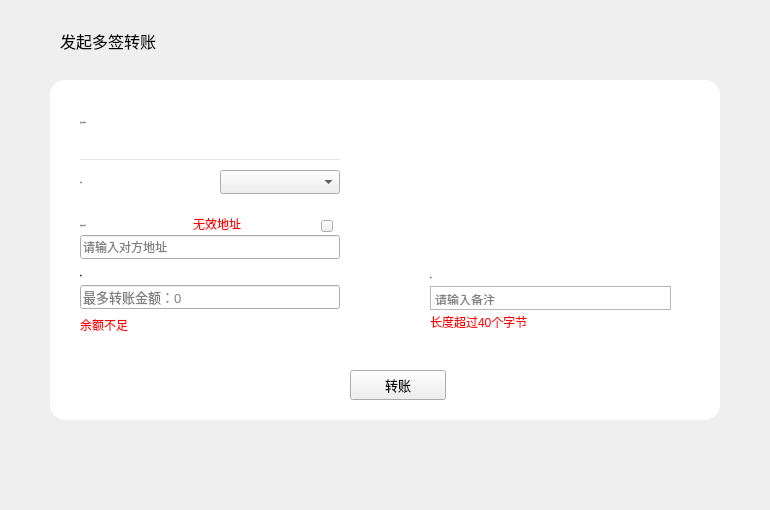
<?xml version="1.0" encoding="UTF-8"?>
<ui version="4.0">
 <class>MultiSigTransferWidget</class>
 <widget class="QWidget" name="MultiSigTransferWidget">
  <property name="geometry">
   <rect>
    <x>0</x>
    <y>0</y>
    <width>770</width>
    <height>510</height>
   </rect>
  </property>
  <property name="windowTitle">
   <string>Form</string>
  </property>
  <widget class="QLabel" name="title_label">
   <property name="geometry">
    <rect>
     <x>60</x>
     <y>28</y>
     <width>200</width>
     <height>26</height>
    </rect>
   </property>
   <property name="font">
    <font>
     <family>微软雅黑</family>
     <pointsize>12</pointsize>
     <weight>50</weight>
     <italic>false</italic>
     <bold>false</bold>
    </font>
   </property>
   <property name="styleSheet">
    <string notr="true"/>
   </property>
   <property name="text">
    <string>发起多签转账</string>
   </property>
  </widget>
  <widget class="QWidget" name="widget" native="true">
   <property name="geometry">
    <rect>
     <x>50</x>
     <y>80</y>
     <width>670</width>
     <height>340</height>
    </rect>
   </property>
   <property name="styleSheet">
    <string notr="true">QLabel{font: 11px &quot;微软雅黑&quot;;color:rgb(52,37,90);}
#widget{background-color: rgb(255, 255, 255);border-radius:15px;}
</string>
   </property>
   <widget class="QLabel" name="changeAccountLabel">
    <property name="geometry">
     <rect>
      <x>30</x>
      <y>30</y>
      <width>120</width>
      <height>24</height>
     </rect>
    </property>
    <property name="font">
     <font>
      <family>微软雅黑</family>
      <pointsize>-1</pointsize>
      <weight>50</weight>
      <italic>false</italic>
      <bold>false</bold>
     </font>
    </property>
    <property name="text">
     <string>发起多签地址</string>
    </property>
    <property name="alignment">
     <set>Qt::AlignLeading|Qt::AlignLeft|Qt::AlignVCenter</set>
    </property>
   </widget>
   <widget class="QLabel" name="sendtoLabel">
    <property name="geometry">
     <rect>
      <x>30</x>
      <y>130</y>
      <width>100</width>
      <height>30</height>
     </rect>
    </property>
    <property name="font">
     <font>
      <family>微软雅黑</family>
      <pointsize>-1</pointsize>
      <weight>50</weight>
      <italic>false</italic>
      <bold>false</bold>
     </font>
    </property>
    <property name="text">
     <string>目标账户地址</string>
    </property>
    <property name="alignment">
     <set>Qt::AlignLeading|Qt::AlignLeft|Qt::AlignVCenter</set>
    </property>
   </widget>
   <widget class="QStackedWidget" name="stackedWidget">
    <property name="geometry">
     <rect>
      <x>380</x>
      <y>40</y>
      <width>240</width>
      <height>121</height>
     </rect>
    </property>
   </widget>
   <widget class="QLabel" name="amountLabel">
    <property name="geometry">
     <rect>
      <x>30</x>
      <y>185</y>
      <width>80</width>
      <height>21</height>
     </rect>
    </property>
    <property name="font">
     <font>
      <family>微软雅黑</family>
      <pointsize>-1</pointsize>
      <weight>50</weight>
      <italic>false</italic>
      <bold>false</bold>
     </font>
    </property>
    <property name="text">
     <string>数量</string>
    </property>
    <property name="alignment">
     <set>Qt::AlignLeading|Qt::AlignLeft|Qt::AlignVCenter</set>
    </property>
   </widget>
   <widget class="QLineEdit" name="amountLineEdit">
    <property name="geometry">
     <rect>
      <x>30</x>
      <y>205</y>
      <width>260</width>
      <height>24</height>
     </rect>
    </property>
    <property name="font">
     <font>
      <pointsize>10</pointsize>
     </font>
    </property>
    <property name="contextMenuPolicy">
     <enum>Qt::DefaultContextMenu</enum>
    </property>
    <property name="styleSheet">
     <string notr="true"/>
    </property>
    <property name="text">
     <string/>
    </property>
    <property name="maxLength">
     <number>20</number>
    </property>
    <property name="placeholderText">
     <string>最多转账金额：0</string>
    </property>
   </widget>
   <widget class="QComboBox" name="assetComboBox">
    <property name="geometry">
     <rect>
      <x>170</x>
      <y>90</y>
      <width>120</width>
      <height>24</height>
     </rect>
    </property>
    <property name="font">
     <font>
      <family>微软雅黑</family>
      <weight>50</weight>
      <bold>false</bold>
     </font>
    </property>
    <property name="focusPolicy">
     <enum>Qt::NoFocus</enum>
    </property>
    <property name="styleSheet">
     <string notr="true"/>
    </property>
   </widget>
   <widget class="QTextEdit" name="memoTextEdit">
    <property name="geometry">
     <rect>
      <x>380</x>
      <y>206</y>
      <width>241</width>
      <height>24</height>
     </rect>
    </property>
    <property name="styleSheet">
     <string notr="true"/>
    </property>
    <property name="html">
     <string>&lt;!DOCTYPE HTML PUBLIC &quot;-//W3C//DTD HTML 4.0//EN&quot; &quot;http://www.w3.org/TR/REC-html40/strict.dtd&quot;&gt;
&lt;html&gt;&lt;head&gt;&lt;meta name=&quot;qrichtext&quot; content=&quot;1&quot; /&gt;&lt;style type=&quot;text/css&quot;&gt;
p, li { white-space: pre-wrap; }
&lt;/style&gt;&lt;/head&gt;&lt;body style=&quot; font-family:'SimSun'; font-size:12px; font-weight:400; font-style:normal;&quot;&gt;
&lt;p style=&quot;-qt-paragraph-type:empty; margin-top:0px; margin-bottom:0px; margin-left:0px; margin-right:0px; -qt-block-indent:0; text-indent:0px; font-family:'微软雅黑';&quot;&gt;&lt;br /&gt;&lt;/p&gt;&lt;/body&gt;&lt;/html&gt;</string>
    </property>
    <property name="placeholderText">
     <string>请输入备注</string>
    </property>
   </widget>
   <widget class="QLabel" name="tipLabel4">
    <property name="geometry">
     <rect>
      <x>143</x>
      <y>133</y>
      <width>120</width>
      <height>21</height>
     </rect>
    </property>
    <property name="styleSheet">
     <string notr="true">color: rgb(255, 0, 0);</string>
    </property>
    <property name="text">
     <string>无效地址</string>
    </property>
   </widget>
   <widget class="QToolButton" name="sendBtn">
    <property name="geometry">
     <rect>
      <x>300</x>
      <y>290</y>
      <width>96</width>
      <height>30</height>
     </rect>
    </property>
    <property name="font">
     <font>
      <family>微软雅黑</family>
      <pointsize>10</pointsize>
     </font>
    </property>
    <property name="cursor">
     <cursorShape>PointingHandCursor</cursorShape>
    </property>
    <property name="focusPolicy">
     <enum>Qt::NoFocus</enum>
    </property>
    <property name="styleSheet">
     <string notr="true"/>
    </property>
    <property name="text">
     <string>转账</string>
    </property>
   </widget>
   <widget class="QLabel" name="label">
    <property name="geometry">
     <rect>
      <x>30</x>
      <y>90</y>
      <width>120</width>
      <height>24</height>
     </rect>
    </property>
    <property name="font">
     <font>
      <family>微软雅黑</family>
      <pointsize>-1</pointsize>
      <weight>50</weight>
      <italic>false</italic>
      <bold>false</bold>
     </font>
    </property>
    <property name="text">
     <string>币种</string>
    </property>
   </widget>
   <widget class="QLabel" name="memoLabel">
    <property name="geometry">
     <rect>
      <x>380</x>
      <y>185</y>
      <width>80</width>
      <height>24</height>
     </rect>
    </property>
    <property name="font">
     <font>
      <family>微软雅黑</family>
      <pointsize>-1</pointsize>
      <weight>50</weight>
      <italic>false</italic>
      <bold>false</bold>
     </font>
    </property>
    <property name="text">
     <string>备注</string>
    </property>
    <property name="alignment">
     <set>Qt::AlignLeading|Qt::AlignLeft|Qt::AlignVCenter</set>
    </property>
   </widget>
   <widget class="QLabel" name="tipLabel6">
    <property name="geometry">
     <rect>
      <x>380</x>
      <y>234</y>
      <width>221</width>
      <height>16</height>
     </rect>
    </property>
    <property name="styleSheet">
     <string notr="true">color: rgb(255, 0, 0);</string>
    </property>
    <property name="text">
     <string>长度超过40个字节</string>
    </property>
   </widget>
   <widget class="QLineEdit" name="sendtoLineEdit">
    <property name="geometry">
     <rect>
      <x>30</x>
      <y>155</y>
      <width>260</width>
      <height>24</height>
     </rect>
    </property>
    <property name="contextMenuPolicy">
     <enum>Qt::DefaultContextMenu</enum>
    </property>
    <property name="styleSheet">
     <string notr="true"/>
    </property>
    <property name="text">
     <string/>
    </property>
    <property name="placeholderText">
     <string>请输入对方地址</string>
    </property>
   </widget>
   <widget class="QToolButton" name="toolButton_chooseContact">
    <property name="geometry">
     <rect>
      <x>271</x>
      <y>140</y>
      <width>12</width>
      <height>12</height>
     </rect>
    </property>
    <property name="cursor">
     <cursorShape>PointingHandCursor</cursorShape>
    </property>
    <property name="text">
     <string/>
    </property>
   </widget>
   <widget class="QLabel" name="tipLabel3">
    <property name="geometry">
     <rect>
      <x>30</x>
      <y>235</y>
      <width>161</width>
      <height>20</height>
     </rect>
    </property>
    <property name="cursor">
     <cursorShape>ArrowCursor</cursorShape>
    </property>
    <property name="styleSheet">
     <string notr="true">color: rgb(255, 0, 0);</string>
    </property>
    <property name="text">
     <string>余额不足</string>
    </property>
   </widget>
   <widget class="QLabel" name="fromAddressLabel">
    <property name="geometry">
     <rect>
      <x>30</x>
      <y>60</y>
      <width>260</width>
      <height>20</height>
     </rect>
    </property>
    <property name="styleSheet">
     <string notr="true">QLabel{border-top:none;border-left:none;border-right:none;border-bottom:1px solid rgb(229,229,229);font: 11px &quot;微软雅黑 Light&quot;;color: rgb(51, 51, 51);padding:0px 0px 0px 5px;}</string>
    </property>
    <property name="text">
     <string/>
    </property>
    <property name="textInteractionFlags">
     <set>Qt::LinksAccessibleByMouse|Qt::TextSelectableByMouse</set>
    </property>
   </widget>
  </widget>
 </widget>
 <resources/>
 <connections/>
</ui>
